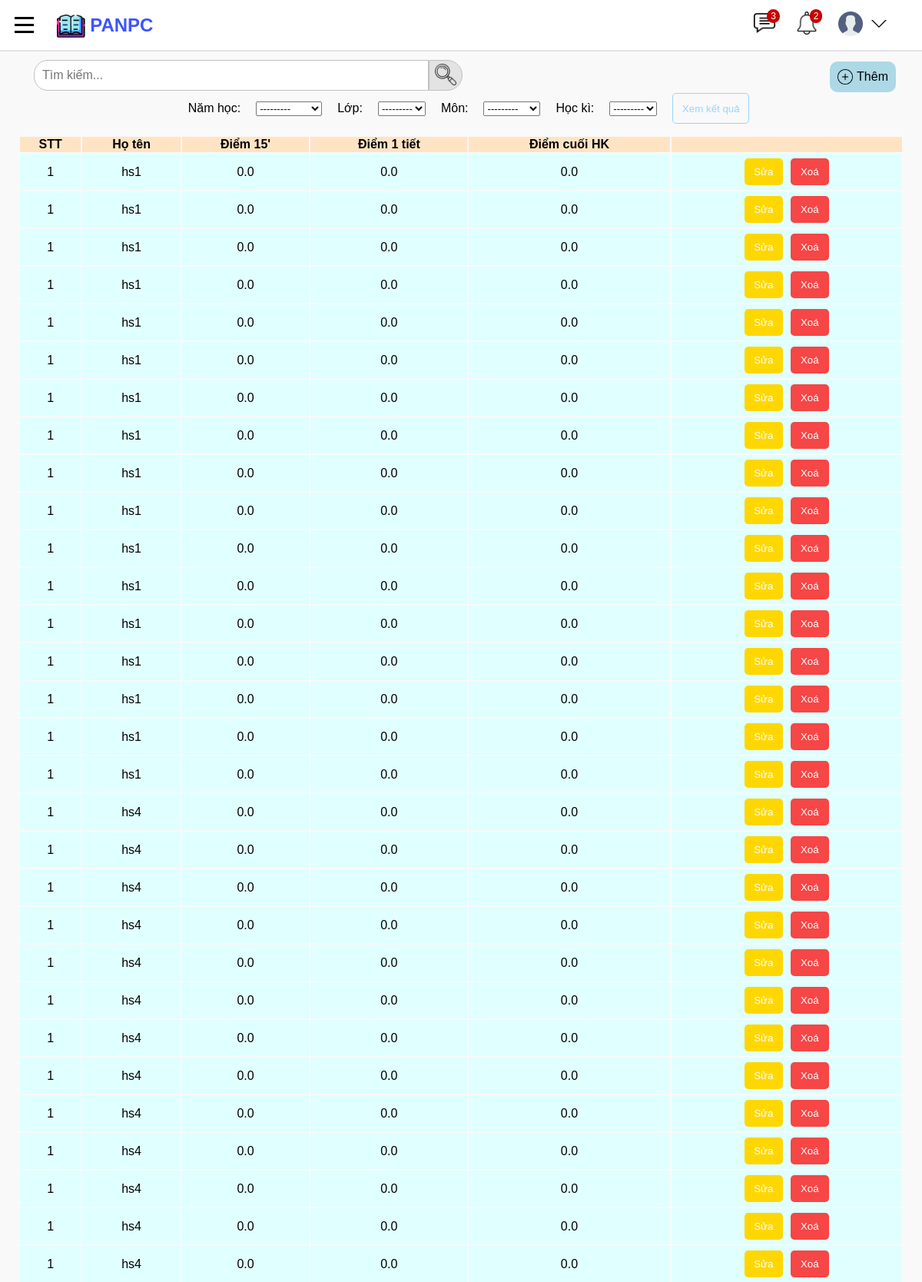
/monHoc (signed in, upper part), run on the app's committed database.
### studentManager/models.py (models this page shows, shortened)
class Age(models.Model):
    year = models.CharField(max_length=200, unique=True)
    max_age = models.IntegerField(null=False)
    min_age = models.IntegerField(null=False)
    def __str__(self):
        return self.year

class Mark(models.Model):
    SEMESTER_CATEGORY = (
        ('1', '1'),
        ('2', '2')
    )
    student = models.ForeignKey(Student, on_delete=models.CASCADE)
    subject = models.ForeignKey(Subject, on_delete=models.CASCADE)
    semester_mark = models.CharField(
        max_length=200, null=False, choices=SEMESTER_CATEGORY)
    markFifteen = models.FloatField(null=True, blank=True)
    markOne = models.FloatField(null=True, blank=True)
    markFinal = models.FloatField(null=True, blank=True)

class Student(models.Model):
    user = models.OneToOneField(CustomUser, on_delete=models.CASCADE)
    classOfSchool = models.ManyToManyField(SchoolClass, blank=True)

class CustomUser(AbstractUser):
    USER_TYPE = (('1', "Admin"), ('2', "Teacher"), ('3', "Student"))
    SEX_CATELOGY = [("1", "Nam"), ("0", "Nữ")]
    now = date.today
    username = models.CharField(max_length=200, unique=True)
    role = models.CharField(default='1', choices=USER_TYPE, max_length=1)
    is_active = models.BooleanField(default=True)
    is_staff = models.BooleanField(default=False)
    is_superuser = models.BooleanField(default=False)
    name = models.CharField(default='', max_length=200)
    dateOfBirth = models.DateField(default=now)
    sex = models.CharField(default='1', choices=SEX_CATELOGY, max_length=1)
    phone = models.CharField(default='', max_length=20, blank=True)
    email = models.EmailField(max_length=200, unique=True)
    address = models.TextField(default='', blank=True)
    USERNAME_FIELD = "username"
    REQUIRED_FIELDS = []
    objects = CustomUserManager()
    class Meta:
        constraints = [
            models.UniqueConstraint(
                fields=['username', 'email'], name="unique_user")
        ]
    def __str__(self):
        return self.username

### studentManager/views.py (the view)
# urls.py: path('monHoc', views.monHoc, name='monHoc'),
@login_required(login_url='login')
def monHoc(request):
    q = request.GET.get('q') if request.GET.get('q') != None else ''
    marks = Mark.objects.all()
    myFilter = MarkFilter(request.GET, queryset=marks)
    marks = myFilter.qs
    marks = marks.filter(Q(student__user__username__icontains=q))
    context = {
        'myFilter': myFilter,
        'marks': marks
    }
    return render(request, 'studentManager/subject.html', context)

### studentManager/templates/studentManager/subject.html (shortened to what this page needs)
{% extends 'studentManager/base.html' %}
{% load static %}
{% block content %}
<div class="list-container">
  <header class="tacvu">
    <form class="timkiem" action="{% url 'monHoc' %}" method="GET" action="">
      <input name="q" class="search-bar" placeholder="Tìm kiếm...">
      <button class="search-button">
        <img src="{% static 'images/search.png' %}" class="search-icon">
      </button>
    </form>
    <a class="add" href="{% url 'markForm' %}">
      <img src="{% static 'images/add.png' %}" height="20px">
      <p>Thêm</p>
    </a>
  </header>
  <form class="list-year" method="GET" action="">
    <label for="years_topic">Năm học:</label>
    {{myFilter.form.year}}
    <label for="years_topic">Lớp:</label>
    {{myFilter.form.classOfSchool}}
    <label for="subject_topic">Môn:</label>
    {{myFilter.form.subject}}
    <label for="term_topic">Học kì:</label>
    {{myFilter.form.semester_mark}}
    <button class="result-btn" name="rq_result">Xem kết quả</button>
  </form>
  <table class="table">
    <tr>
      <th>STT</th>
      <th>Họ tên</th>
      <th>Điểm 15'</th>
      <th>Điểm 1 tiết</th>
      <th>Điểm cuối HK</th>
      <th></th>
    </tr>
    {% for mark in marks %}
    <tr class="list">
      <td><a href="#">1</a></td>
      <td><a href="#">{{mark.student.user}}</a></td>
      <td>{{mark.markFifteen}}</td>
      <td>{{mark.markOne}}</td>
      <td>{{mark.markFinal}}</td>
      <td class="edit-delete">
        <div>
          <button class="edit"><a href="{% url 'updateMark' mark.id %}">Sửa</a></button>
          <button class="delete"><a href="{% url 'deleteMark' mark.id %}"
              onclick="return confirm('Xác nhận xóa ?')">Xoá</a></button>
        </div>
      </td>
    </tr>
    {% endfor %}
  </table>
</div>
{% endblock content %}

### studentManager/static/css/style.css (style rules this page uses)
body { font-family: Arial; margin: 0; padding-top: 80px; padding-left: 24px; padding-right: 24px; background-color: rgb(249, 249, 249); padding-bottom: 50px; text-decoration: none; transition: all 0.15s; }
a { text-decoration: none; color: black; }
.list-container { display: block; align-items: center; }
.list-container header { display: flex; justify-content: space-between; }
.timkiem { display: flex; align-items: center; justify-content: center; }
.tacvu { height: 36px; }
.search-bar { height: 100%; width: 500px; font-size: 16px; border: 1px solid rgb(192, 192, 192); border-top-left-radius: 18px; border-bottom-left-radius: 18px; margin-left: 20px; padding-left: 10px; }
.search-bar::placeholder { font-size: 16px; }
.search-button { height: 40px; border-top-right-radius: 20px; border-bottom-right-radius: 20px; border: 1px solid rgb(192, 192, 192); background-color: rgb(228, 227, 227); cursor: pointer; transition: all 0.2s ease-in-out; }
.search-button img { height: 30px; }
.add { height: 110%; background-color: lightblue; border: none; display: flex; align-items: center; padding-right: 10px; padding-left: 10px; margin-right: 10px; border-radius: 10px; cursor: pointer; text-decoration: none; }
.add img { margin-right: 5px; }
.table { margin-top: 10px; width: 100%; align-items: center; }
.table tr th { background-color: bisque; text-align: center; }
.list { text-align: center; background-color: lightcyan; }
.edit-delete div { display: flex; justify-content: center; }
.edit-delete div button a { color: white; }
.edit { background-color: #FFD700; border: none; margin: 5px; height: 35px; width: 50px; border-radius: 5px; cursor: pointer; color: white; }
.delete { background-color: rgba(255, 0, 0, 0.725); border: none; margin: 5px; height: 35px; width: 50px; border-radius: 5px; cursor: pointer; color: white; }
.list-year { height: 50px; display: flex; align-items: center; justify-content: center; }
.list-year label { margin-left: 20px; margin-right: 20px; font-size: 16px; }
.result-btn { margin-left: 20px; cursor: pointer; width: 100px; height: 40px; border: 1px solid #96D6FF; border-radius: 5px; background-color: transparent; color: #96D6FF; }

### data on the page
Age: year "---------"
Mark: student.user "hs1", markFifteen "0.0", markOne "0.0", markFinal "0.0"
Mark: student.user "hs1", markFifteen "0.0", markOne "0.0", markFinal "0.0"
Mark: student.user "hs1", markFifteen "0.0", markOne "0.0", markFinal "0.0"
Mark: student.user "hs1", markFifteen "0.0", markOne "0.0", markFinal "0.0"
Mark: student.user "hs1", markFifteen "0.0", markOne "0.0", markFinal "0.0"
Mark: student.user "hs1", markFifteen "0.0", markOne "0.0", markFinal "0.0"
Mark: student.user "hs1", markFifteen "0.0", markOne "0.0", markFinal "0.0"
Mark: student.user "hs1", markFifteen "0.0", markOne "0.0", markFinal "0.0"
Mark: student.user "hs1", markFifteen "0.0", markOne "0.0", markFinal "0.0"
Mark: student.user "hs1", markFifteen "0.0", markOne "0.0", markFinal "0.0"
Mark: student.user "hs1", markFifteen "0.0", markOne "0.0", markFinal "0.0"
Mark: student.user "hs1", markFifteen "0.0", markOne "0.0", markFinal "0.0"
Mark: student.user "hs1", markFifteen "0.0", markOne "0.0", markFinal "0.0"
Mark: student.user "hs1", markFifteen "0.0", markOne "0.0", markFinal "0.0"
Mark: student.user "hs1", markFifteen "0.0", markOne "0.0", markFinal "0.0"
Mark: student.user "hs1", markFifteen "0.0", markOne "0.0", markFinal "0.0"
Mark: student.user "hs1", markFifteen "0.0", markOne "0.0", markFinal "0.0"
Mark: student.user "hs4", markFifteen "0.0", markOne "0.0", markFinal "0.0"
Mark: student.user "hs4", markFifteen "0.0", markOne "0.0", markFinal "0.0"
Mark: student.user "hs4", markFifteen "0.0", markOne "0.0", markFinal "0.0"
Mark: student.user "hs4", markFifteen "0.0", markOne "0.0", markFinal "0.0"
Mark: student.user "hs4", markFifteen "0.0", markOne "0.0", markFinal "0.0"
Mark: student.user "hs4", markFifteen "0.0", markOne "0.0", markFinal "0.0"
Mark: student.user "hs4", markFifteen "0.0", markOne "0.0", markFinal "0.0"
Mark: student.user "hs4", markFifteen "0.0", markOne "0.0", markFinal "0.0"
Mark: student.user "hs4", markFifteen "0.0", markOne "0.0", markFinal "0.0"
Mark: student.user "hs4", markFifteen "0.0", markOne "0.0", markFinal "0.0"
Mark: student.user "hs4", markFifteen "0.0", markOne "0.0", markFinal "0.0"
Mark: student.user "hs4", markFifteen "0.0", markOne "0.0", markFinal "0.0"
Mark: student.user "hs4", markFifteen "0.0", markOne "0.0", markFinal "0.0"
